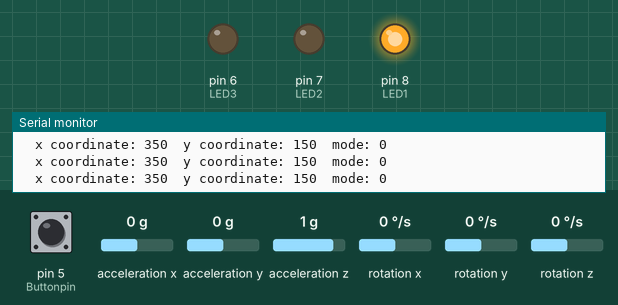
Recording of a sketch running on a simulated Arduino Uno, built with avr-gcc and run on an emulated ATmega328P. Parts: output pins drawn as LEDs (lit = HIGH), the last lines printed to the serial monitor. The inputs (shaded band) are chosen by the test bench; at power-on: pin 5 (Buttonpin) LOW, acceleration y 0 g, acceleration x 0 g, acceleration z 1 g, rotation x 0 °/s, rotation y 0 °/s, rotation z 0 °/s. No radio packets arrive unless stated.

Above: at 1.2 s.
1.3 s: pin 5 (Buttonpin) pulled HIGH for 1 s
At 3.1 s:
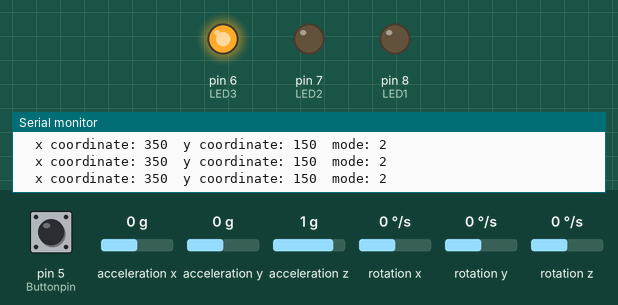
3.8 s: acceleration y set to -1.4 g
6.8 s: pin 5 (Buttonpin) pulled HIGH for 0.15 s
At 8.3 s:
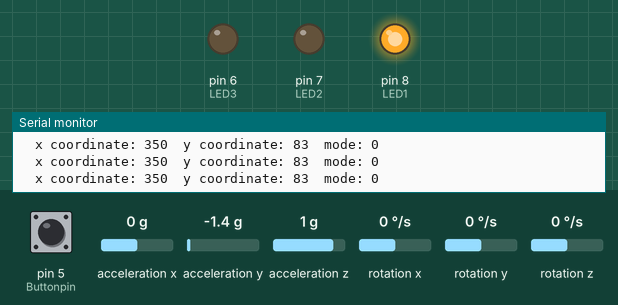
9.9 s: pin 5 (Buttonpin) pulled HIGH for 3.2 s
At 13.7 s:
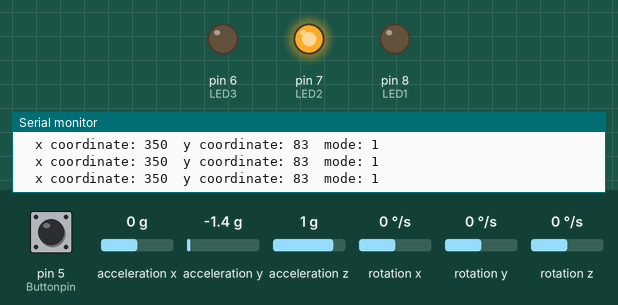
16.1 s: acceleration y set to -0.8 g
Timing chart, 0 to 19.1 s (numbered marks = the images above; inputs shaded):
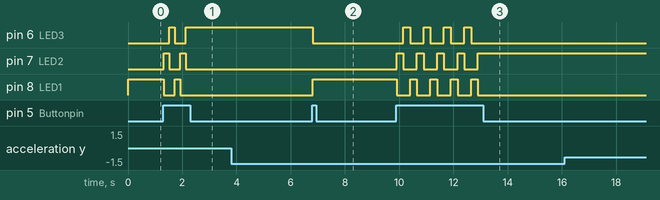

The sketch:

transmitter-glove-code_FINAL.ino
```cpp
#include <SPI.h>
#include "RF24.h"
#include "Wire.h"
#include "I2Cdev.h"
#include "MPU6050.h"
const int Buttonpin = 5;
int LED1 = 8;
int LED2 = 7;
int LED3 = 6;
int MODE = 0;
int stateButton;
long time = 0;
long debounce = 200;
MPU6050 mpu;
int16_t ax, ay, az;
int16_t gx, gy, gz;

//Define packet for the direction (X axis and Y axis)
int data[3];

//9 and 10 are a digital pin numbers to which signals CE and CSN are connected.
RF24 radio(9, 10);

//Create a pipe addresses for the communicate
const uint64_t pipe = 0xE8E8F0F0E1LL;

void setup(void) {
  Serial.begin(9600);
  pinMode(Buttonpin, INPUT);
  pinMode(LED1, OUTPUT);
  pinMode(LED2, OUTPUT);
  pinMode(LED3, OUTPUT);
  digitalWrite(LED1, HIGH);
  digitalWrite(LED2, LOW);
  digitalWrite(LED3, LOW);
  Wire.begin();
  mpu.initialize();              //Initialize the MPU object
  radio.begin();                 //Start the nRF24 communicate
  radio.openWritingPipe(pipe);   //Sets the address of the receiver to which the program will send data.
}

void loop(void) {

  stateButton = digitalRead(Buttonpin);
  if (stateButton == HIGH && millis() - time > debounce) {
    MODE++;
    if (MODE == 3)
    {
      MODE = 0;
    }
    switch (MODE) {
      case 0:
        digitalWrite(LED1, HIGH);
        digitalWrite(LED2, LOW);
        digitalWrite(LED3, LOW);
        break;
      case 1:
        digitalWrite(LED1, LOW);
        digitalWrite(LED2, HIGH);
        digitalWrite(LED3, LOW);
        break;
      case 2:
        digitalWrite(LED1, LOW);
        digitalWrite(LED2, LOW);
        digitalWrite(LED3, HIGH);
        break;
    }
    /*
        if(MODE == 0){
          MODE = 1;
          digitalWrite(LED1, LOW);
          digitalWrite(LED2, HIGH);
          digitalWrite(LED3, LOW);
        } else if(MODE == 2){
           MODE = 1;
          digitalWrite(LED1, LOW);
          digitalWrite(LED2, LOW);
          digitalWrite(LED3, HIGH);
        } else if(MODE == 3){
          MODE = 1;
          digitalWrite(LED1, HIGH);
          digitalWrite(LED2, LOW);
          digitalWrite(LED3, LOW);
        }
    */
    time = millis();
  }

  mpu.getMotion6(&ax, &ay, &az, &gx, &gy, &gz);

  Serial.print("  x coordinate: ");
  Serial.print(data[0]);
  Serial.print("  y coordinate: ");
  Serial.print(data[1]);
  Serial.print("  mode: ");
  Serial.println(data[2]);


  data[0] = map(ax, -17000, 17000, 300, 400 ); //Send X axis data
  data[1] = map(ay, -17000, 17000, 100, 200);  //Send Y axis data
  data[2] = MODE;

  radio.write(data, sizeof(data));

}
```

Measured:
- after the input at 1.3 s, pin 6 (LED3): LOW → HIGH after 0.22 s, → LOW 0.20 s later, → HIGH 0.41 s later; pin 7 (LED2): alternates HIGH for 0.20 s and LOW for 0.41 s, 4 changes in all, then stays LOW, starting at once; pin 8 (LED1): HIGH → LOW at once, → HIGH 0.41 s later, → LOW 0.20 s later
- after the input at 6.8 s, pin 6 (LED3): HIGH → LOW at once; pin 8 (LED1): LOW → HIGH at once
- after the input at 9.9 s, pin 6 (LED3): alternates HIGH for 0.25 s and LOW for 0.50 s, 8 changes in all, then stays LOW, starting after 0.25 s; pin 7 (LED2): alternates HIGH for 0.25 s and LOW for 0.50 s, 9 changes in all, then stays HIGH, starting at once
